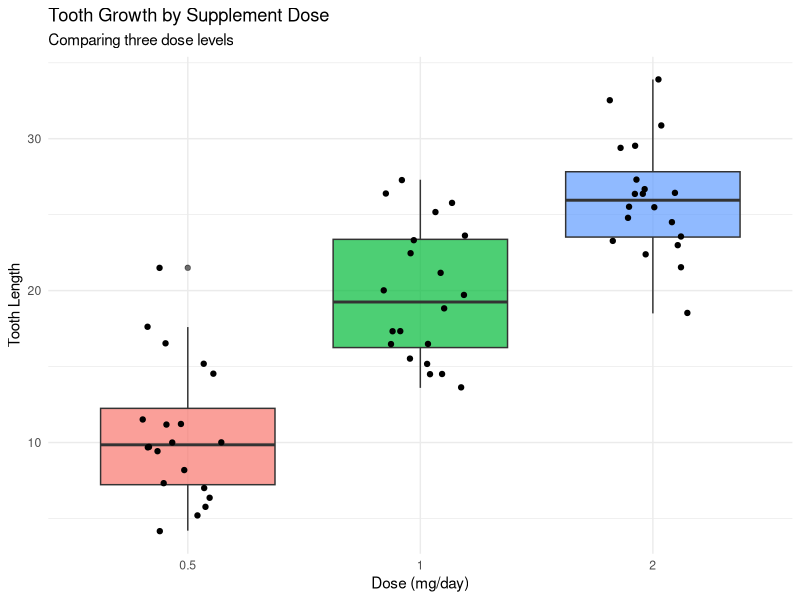

The R source for this figure:
# Scenario C: More than Two groups (ANOVA)

# ANOVA's null hypothesis is that the means of ALL groups are equal.
# H<U+2080>: <U+03BC>_0.5 = <U+03BC>_1.0 = <U+03BC>_2.0
# H<U+2090>: At least one group mean is different.

data(ToothGrowth)
table(ToothGrowth$dose)

# First, it's very important to tell R that 'dose' is a categorical variable (a factor), not a number.
ToothGrowth$dose <- as.factor(ToothGrowth$dose)

# Now, we build the ANOVA model
anova_model <- aov(len ~ dose, data = ToothGrowth)
summary(anova_model) # Use the summary() function to see the results

##             Df Sum Sq Mean Sq F value   Pr(>F)
## dose         2   2426    1213   67.42 9.53e-16 ***
## Residuals   57   1026      18
## ---
## Signif. codes:  0 '***' 0.001 '**' 0.01 '*' 0.05 '.' 0.1 ' ' 1

#### How to Interpret the R Output:
# Pr(>F): This is the p-value for the ANOVA test. You will see a very small number (e.g., 9.53e-16).
# Conclusion: The p-value is far less than 0.05. We reject the null hypothesis. We have strong evidence that at least one dose level leads to a different mean tooth growth.
# The Limitation of ANOVA: ANOVA tells us that there is a difference somewhere among the groups, but it doesn't tell us which specific groups are different. Is 0.5 different from 1.0? Is 1.0 different from 2.0?

# For that, we need a post-hoc test.
# Follow-up: Tukey's Honest Significant Differences (HSD) Test
# Run a post-hoc test to see which specific pairs of groups are different.
TukeyHSD(anova_model)

##   Tukey multiple comparisons of means
##     95% family-wise confidence level
##
## Fit: aov(formula = len ~ dose, data = ToothGrowth)
##
## $dose
##         diff       lwr       upr    p adj
## 1-0.5  9.130  5.901805 12.358195 0.00e+00
## 2-0.5 15.495 12.266805 18.723195 0.00e+00
## 2-1    6.365  3.136805  9.593195 4.25e-05

#### How to Interpret the TukeyHSD Output:
# Look at the p adj (adjusted p-value) column for each pairwise comparison.
# You will see that the p-values for 1.0-0.5, 2.0-0.5, and 2.0-1.0 are all very small.
# Final Conclusion: All three dose groups are significantly different from one another. Increasing the dose significantly increases tooth growth.

ToothGrowth$dose <- as.factor(ToothGrowth$dose)

library(ggplot2)
# Create the plot
ggplot(ToothGrowth, aes(x = dose, y = len, fill = dose)) +

    # 1. Add boxplots
    geom_boxplot(alpha = 0.7) +

    # 2. Add jittered data points
    geom_jitter(width = 0.2, color = "black", size = 1.5) +

    # 3. Add labels and a title
    labs(
        title = "Tooth Growth by Supplement Dose",
        subtitle = "Comparing three dose levels",
        x = "Dose (mg/day)",
        y = "Tooth Length"
    ) +

    # 4. Use a clean theme
    theme_minimal() +

    # 5. Remove the redundant legend
    guides(fill = "none")
